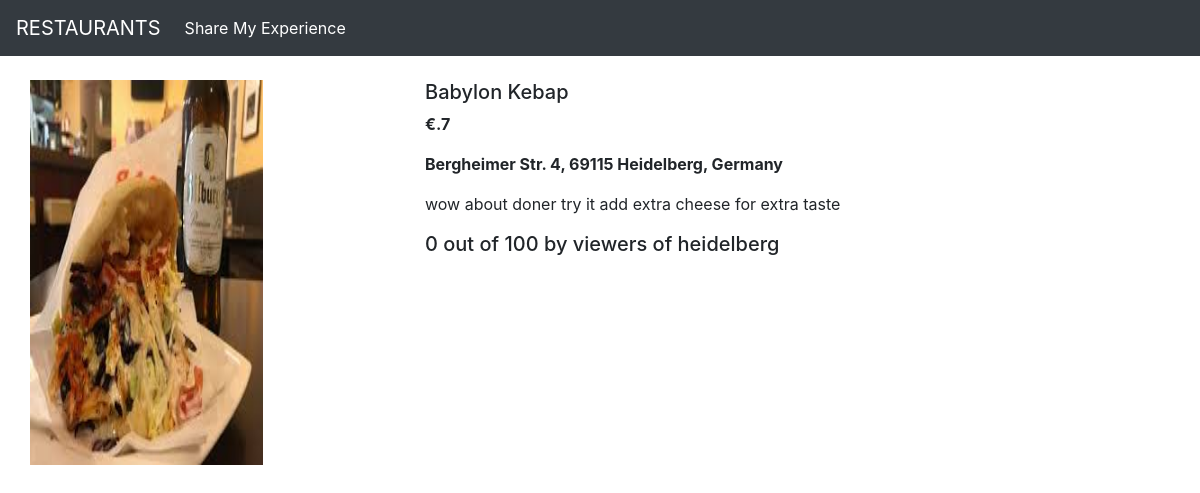
The page /shop/products/11 on the database its author committed.
### shop/models.py (models this page shows, shortened)
class Products(models.Model):
        product_id = models.AutoField
        rest_name = models.CharField(max_length=50)
        category=models.CharField(max_length=50, default="")
        address = models.CharField(max_length=50, default="")
        price = models.IntegerField(default=0)
        desc = models.CharField(max_length=300)
        pub_date = models.DateField()
        image = models.ImageField(upload_to='shop/images', default="")
        Rating=models.IntegerField(default=0,max_length=1)

### shop/views.py (the view)
# urls.py: path('products/<int:id>',views.prodView, name="prodView"),
def prodView(request,id):
    products = Products.objects.filter(id=id)
    return render(request, 'shop/prodView.html', {'products': products[0]})

### shop/templates/shop/prodView.html (shortened to what this page needs)
 {%extends 'shop/basic.html' %}
{%block body%}
 <div class="container my-4">
    <div class="row">
    <div class="col-lg-4">
    <div class="row">
        <img src="/media/{{products.image}}" width="233px" height="385px">
    </div>
    </div>
    <div class="col-md-8">
        <h5>{{products.rest_name}}</h5>
        <p><b> €.{{products.price}} </b></p>
        <p><b> {{products.address}} </b></p>
        <p>{{products.desc}}</p>
        <h5>{{products.Rating}} out of 100 by viewers of heidelberg</h5>
    </div>
    </div>
</div>
{%endblock%}

### rows shown on the page
Products: image (picture), rest_name "Babylon Kebap", price "7", address "Bergheimer Str. 4, 69115 Heidelberg, Germany", desc "wow about doner try it add extra cheese for extra taste", Rating "0"
